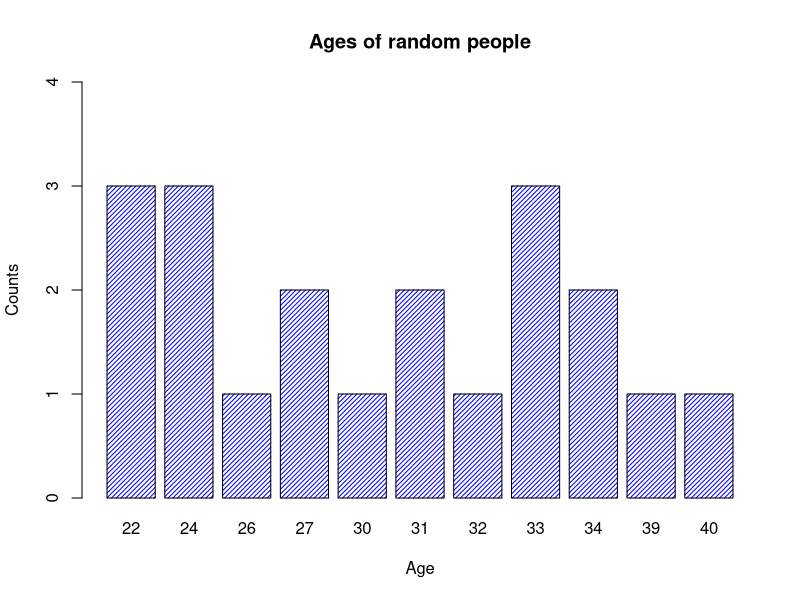

R code for this plot:
## ---- chunk 1
matrix(c(1:15), nrow = 5, byrow = TRUE)
matrix(c(1:25), nrow = 5, byrow = TRUE)

matrix(c(1:10), nrow = 5, byrow = TRUE)
matrix(c(1:10), ncol = 5, byrow = TRUE)
matrix1 <- matrix(c(1:10), nrow=5 ,ncol=4, byrow = TRUE); matrix1

colnames(matrix1) <- c("1st", "2nd", "3rd", "4th")
rownames(matrix1) <- c("Row1", "Row2", "Row3", "Row4", "Row5")
matrix1

matrix1[2,3]
matrix1['Row3',]
matrix1[,'4th']


## ---- chunk 2
set.seed(99)
ages <- round(runif(20, min = 20, max = 40)); ages
SS <- rep(c(F,T),10);SS
list_data <- list(Age=ages,Social_security=SS)

list_data
length(list_data$Social_security)
length(list_data$Age)

ages[duplicated(ages)]
unique(ages[duplicated(ages)])
# or accessing from the list:
list_data$Age[duplicated(list_data$Age)]
unique(list_data$Age[duplicated(list_data$Age)])

## I can create a table with no need to pass my vector as a factor
list_data$Age
table_freq <- table(list_data$Age);table_freq
table_freq[table_freq>1]

table(list_data$Social_security)

# Create an histogram:
list_data$Age
barplot(table_freq, ylim= c(0,4), main = "Ages of random people", xlab = "Age", ylab = "Counts", col="blue", density=30)

mean(list_data$Age)
sd(list_data$Age)

## ---- chunk 3
M = matrix(c(1:25), nrow = 5, byrow = TRUE)
print(M)

M[,3]
sub_M <- M[M[,3] > 8,]; sub_M

diag_M <- diag(sub_M); diag_M
is.vector(diag_M)
is.list(diag_M)

vector_M <- as.vector(sub_M); vector_M
vector_M <- as.vector(t(sub_M)); vector_M

## Indices of max and min:
sub_M
max(sub_M)
which(sub_M == max(sub_M), arr.ind=TRUE)
which(sub_M == min(sub_M), arr.ind=TRUE)

M
sub_M
concat_M <- rbind(M,sub_M);concat_M
dim(concat_M)


sub_M
## Check how recursion works:
split(sub_M,c(1,1,1,2,2,2))
## Implement the partition:
list_M <- split(sub_M, rep(1:ncol(sub_M), each = nrow(sub_M)))
list_M
is.vector(list_M)
is.list(list_M)

## ---- chunk 4
one_vector <- c(100,105,99,101,99,NA,100,99,NA,105,99,101,105,100,101,31)
one_factor <- factor(one_vector, levels = c(99,100,101,102,103,104,105))
one_factor
levels(one_factor)
levels(one_factor)[1] = "e"
one_factor
levels(one_factor)
table(one_factor)

set.seed(7)
another_vector <- sample(99:105, size=length(one_vector), replace=TRUE)
another_vector
another_factor <- factor(another_vector)
another_factor
table(another_factor)

factor(c(levels(one_factor)[one_factor], levels(another_factor)[another_factor]))
both_factors = factor(c(levels(one_factor)[one_factor], levels(another_factor)[another_factor]), levels =  levels(one_factor))
both_factors
table(both_factors)

## ---- chunk 5
atomic_number <- c(2,10,18,36,54,86,118)
strd_at_wht <- c(4.0026, 20.18, 39.95, 83.798, 131.29, NaN, NaN); strd_at_wht
group <- rep(18,7); group
gasses <- c('Helium', 'Neon', 'Argon', 'Krypton', 'Xenon', 'Radon', 'Oganesson')
features <- c('Atomic_number','Standard_atomic_weight', 'Group')

noble_gasses <- matrix(c(atomic_number,strd_at_wht,group),ncol=3,dimnames=list(gasses,features)); noble_gasses

# We need a complex data structure to store integers and characters.
df_ng=as.data.frame(noble_gasses);
df_ng

symbols_char <- 'He, Ne, Ar, Kr, Xe, Rn, Og'; symbols_char
symbols_vector <- unlist(strsplit(symbols_char, split = ', ', fixed=T)); symbols_vector
is.vector(symbols_vector)
length(symbols_vector)

df_ng$Symbol <- symbols_vector; df_ng

e_per_shell <- list()
e_per_shell[[1]] <- c(2)
e_per_shell[[2]] <- c(2,8)
e_per_shell[[3]] <- c(2,8,8)
e_per_shell[[4]] <- c(2,8,18,8)
e_per_shell[[5]] <- c(2,8,18,18,8)
e_per_shell[[6]] <- c(2,8,18,32,18,8)
e_per_shell[[7]] <- c(2,8,18,32,32,18,8)
e_per_shell

df_ng$Electrons_per_shell <- e_per_shell

df_ng
str(df_ng)
attributes(df_ng)
# Or directly
colnames(df_ng) 
rownames(df_ng) 

df_ng$Symbol[[2]]

df_ng$Electrons_per_shell

df_ng[c('Krypton','Radon'),]

subset(df_ng, (Atomic_number == 18 | Symbol == 'He'), select=c(Standard_atomic_weight))

mean(df_ng$Standard_atomic_weight, na.rm=TRUE)

## ---- chunk 6
id_employees <- c(101:110);id_employees
employee_names <- c('Florentino', 'Olivia', 'Gael', 'Baldomero', 'Segundo', 'Azul', 'Mateo', 'Miranda', 'Valentina', 'Hilario')
employee_names

gross_salary <- c(37731.00, 61111.00, 55794.00, 64445.00, 43525.00, 112635.00, 57189.00, 83088.00, 122391.00, 121872.00)
gross_salary

employees.dataframe <- data.frame(id_employee=id_employees, employee_name=employee_names, gross_salary=gross_salary)

print(employees.dataframe)

employees.dataframe[5:7,]

employees.dataframe[c(3,5),c(1,3)]

employees.dataframe$years_of_experience <- c(1.5, 4.5, 4.0, 3.2, 2.0, 9.6, 3.7, 5.3, 10.3, 10.5)
print(employees.dataframe)

employees.dataframe$dependents <- c(0, 1, 0, 0, 0, 1, 0, 1, 1, 0)
employees.dataframe$dependents <- as.logical(employees.dataframe$dependents)
employees.dataframe

summary(employees.dataframe)

